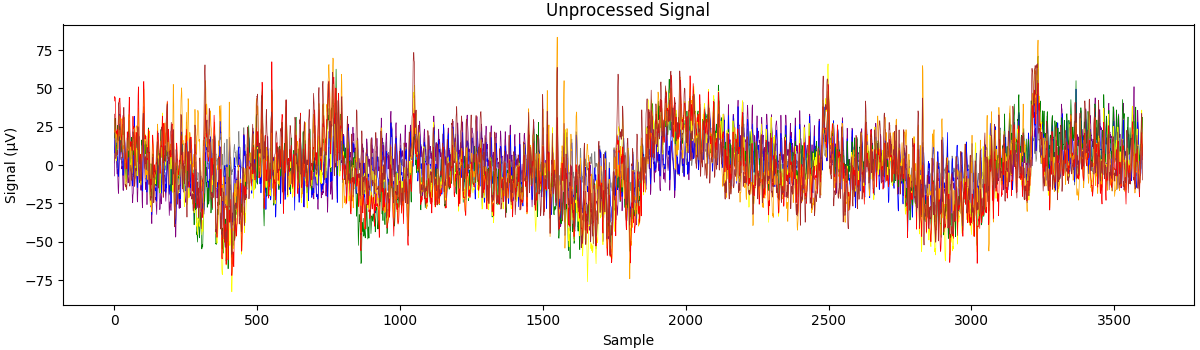

Here is the Python script that generated this plot:
import numpy as np
import matplotlib
matplotlib.use('TkAgg')
import matplotlib.pyplot as plt

import data

sample_rate = 1000
channels = range(0, 8)
sequence_groups = data.words_10_20_sentences_dataset(include_surrounding=True, channels=channels)

#sample_rate = 250
#channels = range(1, 8)
#labels = [1, 4, 4, 3, 1, 4, 1, 4, 3, 0, 4, 3, 2, 3, 2, 1, 3, 1, 0, 1, 4, 0, 1, 3, 2, 2, 4, 4, 0, 4, 4, 0, 1, 4, 3, 4, 0, 0, 0, 4, 4, 0, 1, 2, 0, 2, 0, 0, 0, 0, 4, 1, 2, 2, 3, 2, 2, 0, 0, 2, 3, 3, 3, 3, 0, 3, 0, 3, 2, 1, 1, 4, 3, 3, 3, 1, 1, 4, 3, 4, 1, 0, 3, 0, 1, 4, 1, 2, 1, 1, 2, 3, 1, 2, 0, 0, 0, 3, 2, 0, 4, 1, 1, 4, 2, 4, 1, 4, 1, 4, 2, 2, 2, 1, 1, 3, 2, 4, 1, 3, 0, 3, 4, 3, 4, 3, 4, 3, 1, 2, 3, 3, 0, 4, 3, 0, 2, 2, 0, 4, 4, 3, 4, 1, 3, 4, 4, 0, 3, 0, 4, 3, 1, 2, 1, 3, 0, 1, 1, 3, 1, 2, 3, 0, 3, 0, 2, 3, 1, 3, 3, 3, 2, 2, 0, 2, 0, 4, 2, 3, 3, 2, 2, 4, 1, 0, 0, 4, 2, 1, 1, 0, 1, 0, 0, 0, 4, 0, 2, 3, 2, 4, 0, 4, 2, 3, 2, 4, 0, 4, 1, 2, 0, 1, 0, 1, 1, 0, 4, 2, 1, 1, 4, 4, 1, 1, 2, 3, 3, 2, 4, 2, 2, 0, 3, 0, 2, 1, 4, 2, 2, 3, 1, 2, 4, 2, 1, 2, 4, 0]
#sequence_groups = data.process_scrambled(labels, ['eric2.txt'], channels=channels, sample_rate=250, surrounding=150)


#### Apply DC offset and drift correction
drift_low_freq = 0.5 #0.5
sequence_groups = data.transform.subtract_initial(sequence_groups)
sequence_groups = data.transform.highpass_filter(sequence_groups, drift_low_freq, sample_rate)
sequence_groups = data.transform.subtract_mean(sequence_groups)

#### Apply notch filters at multiples of notch_freq
#notch_freq = 60
#num_times = 3 #pretty much just the filter order
#freqs = map(int, map(round, np.arange(1, sample_rate/(2. * notch_freq)) * notch_freq))
#for _ in range(num_times):
#    for f in reversed(freqs):
#        sequence_groups = data.transform.notch_filter(sequence_groups, f, sample_rate)

#### Apply standard deviation normalization
#sequence_groups = data.transform.normalize_std(sequence_groups)

def normalize_kernel(kernel, subtract_mean=False):
    if subtract_mean:
        kernel = np.array(kernel, np.float32) - np.mean(kernel)
    return np.array(kernel, np.float32) / np.sum(np.abs(kernel))
def ricker_function(t, sigma):
    return 2./(np.sqrt(3*sigma)*np.pi**0.25)*(1.-(float(t)/sigma)**2)*np.exp(-(float(t)**2)/(2*sigma**2))
def ricker_wavelet(n, sigma):
    return np.array(map(lambda x: ricker_function(x, sigma), range(-n//2, n//2+1)))

#### Apply ricker wavelet subtraction
#ricker_width = 35 * sample_rate // 250
#ricker_sigma = 4.0 * sample_rate / 250
#ricker_kernel = normalize_kernel(ricker_wavelet(ricker_width, ricker_sigma))
#ricker_convolved = data.transform.correlate(sequence_groups, ricker_kernel)
#ricker_subtraction_multiplier = 2.0
#sequence_groups = sequence_groups - ricker_subtraction_multiplier * ricker_convolved

low_freq = 0.5 #0.5
high_freq = 8 #8
order = 1

#### Apply soft bandpassing
#sequence_groups = data.transform.bandpass_filter(sequence_groups, low_freq, high_freq, sample_rate, order=order)

#### Apply hard bandpassing
#sequence_groups = data.transform.fft(sequence_groups)
#sequence_groups = data.transform.fft_frequency_cutoff(sequence_groups, low_freq, high_freq, sample_rate)
#sequence_groups = np.real(data.transform.ifft(sequence_groups))

#sequence = sequence_groups[12][0]

length = 3600
#print len(sequence_groups[12][0])
sequence_groups = data.transform.pad_truncate(sequence_groups, length, position=0.56)
sequence = sequence_groups[1][0]
sequence[np.where(sequence > 100)] -= 60
#avg = np.mean(sequence_groups[0], axis=0)
#distances = [np.linalg.norm(sequence - avg) for sequence in sequence_groups[0]]
#print np.argmin(distances)
#print np.argmax(distances)


colors = ['gray', 'purple', 'blue', 'green', 'yellow', 'orange', 'red', 'brown']
fig = plt.figure(figsize=(12, 3.5))
plt.subplots_adjust(left=0.0525, right=0.995, bottom=0.13, top=0.93)
plt.title('Unprocessed Signal')
plt.xlabel('Sample')
plt.ylabel(u'Signal (\u03bcV)')
for i in range(len(channels)):
    plt.plot(sequence[:,i], c=colors[channels[i]], alpha=1.0, lw=0.5)
plt.savefig('figure_unprocessed_signal2.png')
plt.show()

#colors = ['gray', 'purple', 'blue', 'green', 'yellow', 'orange', 'red', 'brown']
#fig, axes = plt.subplots(len(channels), 1, figsize=(14, min(2+1.5*len(channels), 10)))
#plt.subplots_adjust(hspace=0.0225)
#for i in range(len(channels)):
#    axes[i].plot(sequence[:,i], c=colors[channels[i]])
#regions = [(600, 1850), (1850, 3150), (3150, 4700), (4700, 6000), (6000, 7700)]
#region_colors = ['red', 'orange', 'yellow', 'green', 'blue']
#for i in range(len(channels)):
#    xlim, ylim = axes[i].get_xlim(), axes[i].get_ylim()
#    for j in range(len(regions)):
#        axes[i].fill_between(regions[j], [-1e9, -1e9], [1e9, 1e9],
#                             facecolor=region_colors[j], alpha=0.15, interpolate=True)
#        axes[i].plot([regions[j][0], regions[j][0]], [-1e9, 1e9], lw=2, c='black')
#    axes[i].plot([regions[-1][1], regions[-1][1]], [-1e9, 1e9], lw=2, c='black')
#    axes[i].set_xlim(xlim)
#    axes[i].set_ylim(ylim)
#    
#fig = plt.figure(figsize=(14, 2))
#plt.subplots_adjust(left=0.05, right=0.95, bottom=0.12, top=0.95)
##xlim, ylim = plt.gca().get_xlim(), plt.gca().get_ylim()
#for j in range(len(regions)):
#    plt.fill_between(regions[j], [-1e9, -1e9], [1e9, 1e9],
#                           facecolor=region_colors[j], alpha=0.15, interpolate=True)
#for i in [6]:
#    plt.plot(sequence[:,i], c=colors[channels[i]])
#for j in range(len(regions)):
#    plt.plot([regions[j][0], regions[j][0]], [-1e9, 1e9], lw=2, c='black')
#plt.plot([regions[-1][1], regions[-1][1]], [-1e9, 1e9], lw=2, c='black')
#plt.gca().set_ylim((-60, 60))
#plt.show()

